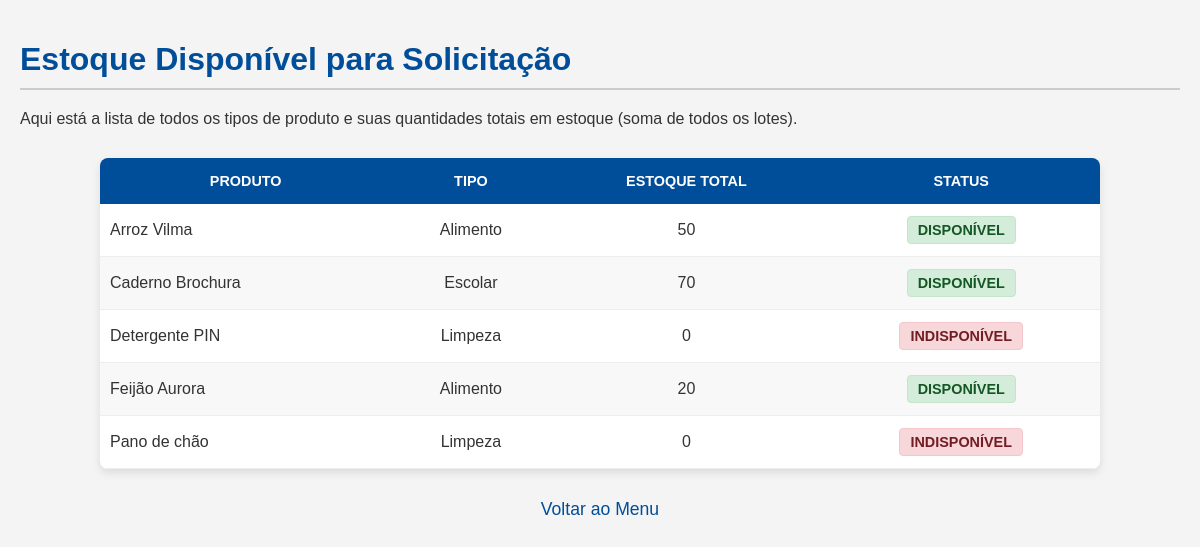
The page /produtos/estoque/ (signed in) on the database its author committed.
### produtos/models.py (models this page shows, shortened)
class TipoProduto(models.Model):
    id = models.AutoField(primary_key=True)
    nome = models.CharField(max_length=100, unique=True)
    PRODUTO_TIPO = (
        ('ALIMENTO', 'Alimento'),
        ('LIMPEZA', 'Limpeza'),
        ('ESCOLAR', 'Escolar'),
        ('OUTROS', 'Outros'),
    )
    tipo = models.CharField(max_length=50, choices=PRODUTO_TIPO, default='OUTROS')
    ORIGEM_COMPRA_CHOICES = (
        ('COMUM', 'Compra Comum'),
        ('AGRICULTURA', 'Agricultura Familiar'),
    )
    origem_compra = models.CharField(
        max_length=15,
        choices=ORIGEM_COMPRA_CHOICES,
        default='COMUM',
        verbose_name='Origem da Compra'
    )
    UNIDADE_CHOICES = (
        ('KG', 'Quilogramas (KG)'),
        ('G', 'Gramas (g)'),
        ('L', 'Litros (L)'),
        ('ML', 'Mililitros (mL)'),
        ('UN', 'Unidades (Un)'),
        ('CX', 'Caixas (Cx)'),
        ('NA', 'Não Aplicável (N/A)')
    )
    unidade_medida = models.CharField(
        max_length=5,
        choices=UNIDADE_CHOICES,
        default='NA',
        verbose_name='Unidade de Medida'
    )
    possui_data_fabricacao = models.BooleanField(
        default=True,
        verbose_name='Possui Data de Fabricação?',
    )
    possui_data_validade = models.BooleanField(
        default=True,
        verbose_name='Possui Data de Validade?'
    )
    class Meta:
        ordering = ['nome']
        verbose_name = 'Tipo de Produto'
        verbose_name_plural = 'Tipos de Produtos'
        db_table = 'tb_tipo_produto'

### produtos/views.py (the view)
# urls.py: path('estoque/', views.listar_estoque_disponivel, name='estoque_disponivel'),
@login_required
@user_passes_test(lambda u: u.is_diretor())
def listar_estoque_disponivel(request):
    produtos = TipoProduto.objects.annotate(
        total_estoque=Coalesce(
            Sum('lotes__quantidade_pacotes'),
            0,
            output_field=IntegerField()
        )
    ).order_by('nome')
    context = {
        'produtos': produtos
    }
    return render(request, 'produtos/estoque_disponivel.html', context)

### usuarios/models.py (called while the page is built)
    def is_diretor(self):
        return self.cargo == 'DIRETOR'

### produtos/templates/produtos/estoque_disponivel.html (shortened to what this page needs)
{% load static %}
<!DOCTYPE html>
<html lang="pt-br">
<head>
    <link rel="stylesheet" href="{% static 'produtos/estoque_lista.css' %}">
    <link rel="stylesheet" href="{% static 'produtos/estoque_diretor.css' %}">
    <link rel="stylesheet" href="{% static 'produtos/pedidos.css'%}">
</head>
<body>
    <div class="container-principal">
        <h1>Estoque Disponível para Solicitação</h1>
        <p>Aqui está a lista de todos os tipos de produto e suas quantidades totais em estoque (soma de todos os lotes).</p>
        <table class="tabela-pedidos">
            <thead>
                <tr>
                    <th>Produto</th>
                    <th class="col-tipo">Tipo</th>
                    <th class="col-estoque-total">Estoque Total</th>
                    <th class="col-status-solicitacao">Status</th>
                </tr>
            </thead>
            <tbody>
                {% for produto in produtos %}
                <tr>
                    <td class="col-produto">{{ produto.nome }}</td>
                    <td class="col-tipo">{{ produto.get_tipo_display }}</td>
                    <td class="col-estoque-total">{{ produto.total_estoque|default:"0" }}</td>
                    <td class="col-status-solicitacao">
                        {% if produto.total_estoque > 0 %}
                            <span class="status-disponivel">Disponível</span>
                        {% else %}
                            <span class="status-indisponivel">Indisponível</span>
                        {% endif %}
                    </td>
                </tr>
                {% empty %}
                <tr>
                    <td colspan="4" class="tabela-vazia">Nenhum tipo de produto cadastrado no momento.</td>
                </tr>
                {% endfor %}
            </tbody>
        </table>
        <div class="rodape-link">
            <a href="{% url 'menu_diretor' %}" class="link-voltar">Voltar ao Menu</a>
        </div>
    </div>
</body>
</html>

### produtos/static/produtos/estoque_lista.css (style rules this page uses)
body { font-family: 'Gill Sans', 'Gill Sans MT', Calibri, 'Trebuchet MS', sans-serif; margin: 0; padding: 20px; background-color: #f4f4f4; color: #333333; }
h1 { color: #004d99; border-bottom: 2px solid #cccccc; padding-bottom: 10px; margin-bottom: 20px; }

### produtos/static/produtos/estoque_diretor.css (style rules this page uses)
.tabela-pedidos thead th.col-tipo, .tabela-pedidos thead th.col-estoque-total, .tabela-pedidos thead th.col-status-solicitacao { text-align: center; }
.tabela-pedidos tbody td.col-tipo, .tabela-pedidos tbody td.col-estoque-total, .tabela-pedidos tbody td.col-status-solicitacao { text-align: center; vertical-align: middle; }
.tabela-pedidos tbody td.col-produto { font-weight: 500; }
.status-disponivel, .status-indisponivel { display: inline-block; padding: 5px 10px; border-radius: 4px; font-weight: bold; font-size: 0.9em; text-transform: uppercase; }
.status-disponivel { background-color: #d4edda; color: #155724; border: 1px solid #c3e6cb; }
.status-indisponivel { background-color: #f8d7da; color: #721c24; border: 1px solid #f5c6cb; }

### produtos/static/produtos/pedidos.css (style rules this page uses)
.tabela-pedidos { width: 90%; max-width: 1000px; margin: 30px auto; border-collapse: collapse; box-shadow: 0 4px 8px rgba(0, 0, 0, 0.1); background-color: #ffffff; border-radius: 8px; overflow: hidden; }
.tabela-pedidos thead th { background-color: #004d99; color: #ffffff; padding: 15px 10px; text-align: left; font-weight: 600; text-transform: uppercase; font-size: 0.9em; }
.tabela-pedidos tbody td { padding: 12px 10px; border-bottom: 1px solid #eeeeee; vertical-align: middle; }
.tabela-pedidos thead th:nth-child(1), .tabela-pedidos thead th:nth-child(2), .tabela-pedidos thead th:nth-child(3), .tabela-pedidos thead th:nth-child(4) { text-align: center; }
.tabela-pedidos tbody tr:nth-child(even) { background-color: #f8f8f8; }
.rodape-link { text-align: center; margin-top: 25px; }
.link-voltar { color: #004d99; text-decoration: none; font-size: 1.1em; font-weight: 500; }

### rows shown on the page
TipoProduto: nome "Arroz Vilma", tipo "Alimento", total_estoque "50", shows "DISPONÍVEL"
TipoProduto: nome "Caderno Brochura", tipo "Escolar", total_estoque "70", shows "DISPONÍVEL"
TipoProduto: nome "Detergente PIN", tipo "Limpeza", total_estoque "0", shows "INDISPONÍVEL"
TipoProduto: nome "Feijão Aurora", tipo "Alimento", total_estoque "20", shows "DISPONÍVEL"
TipoProduto: nome "Pano de chão", tipo "Limpeza", total_estoque "0", shows "INDISPONÍVEL"
